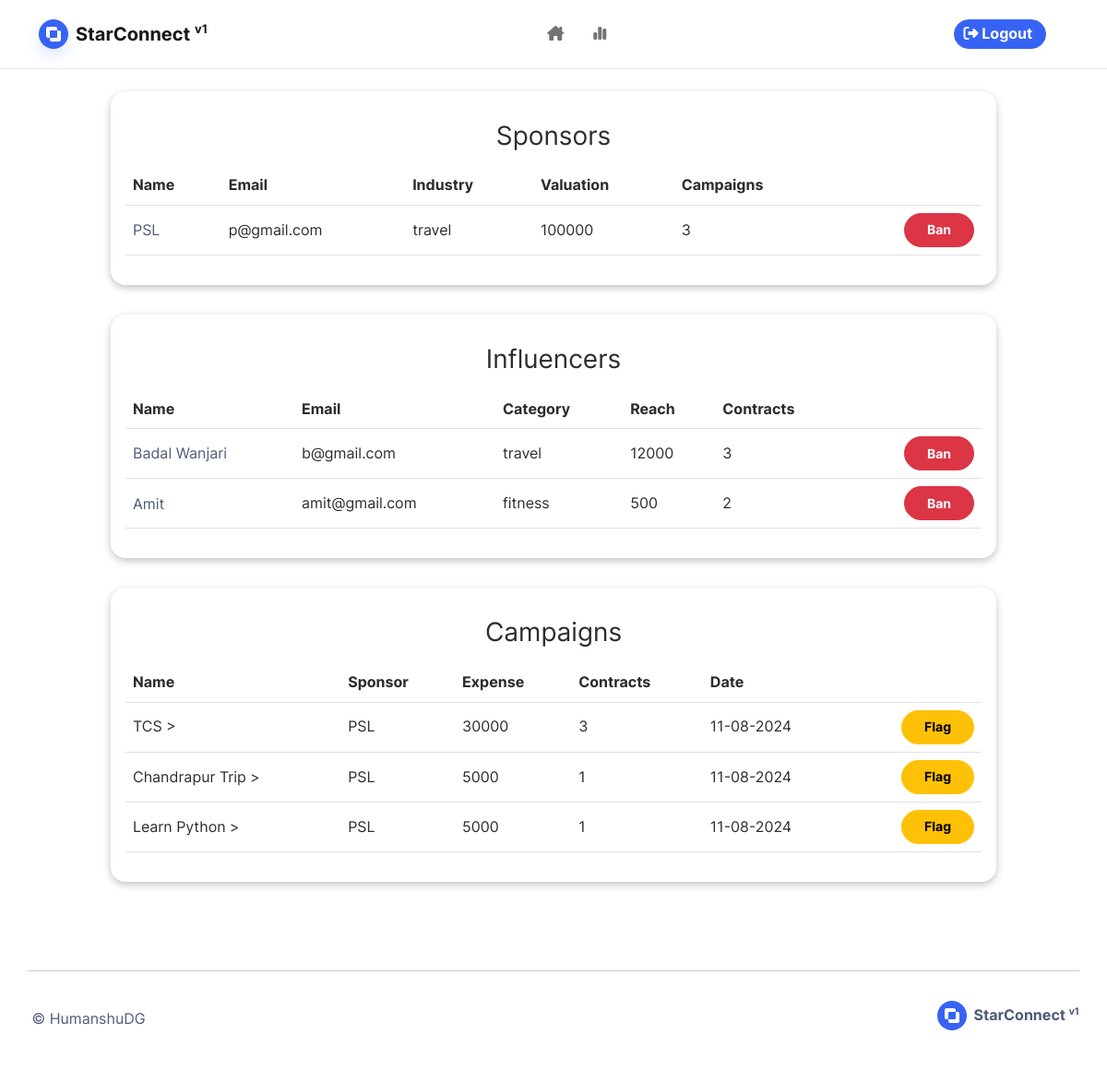
Page /admin (signed in) on the earlier database version.
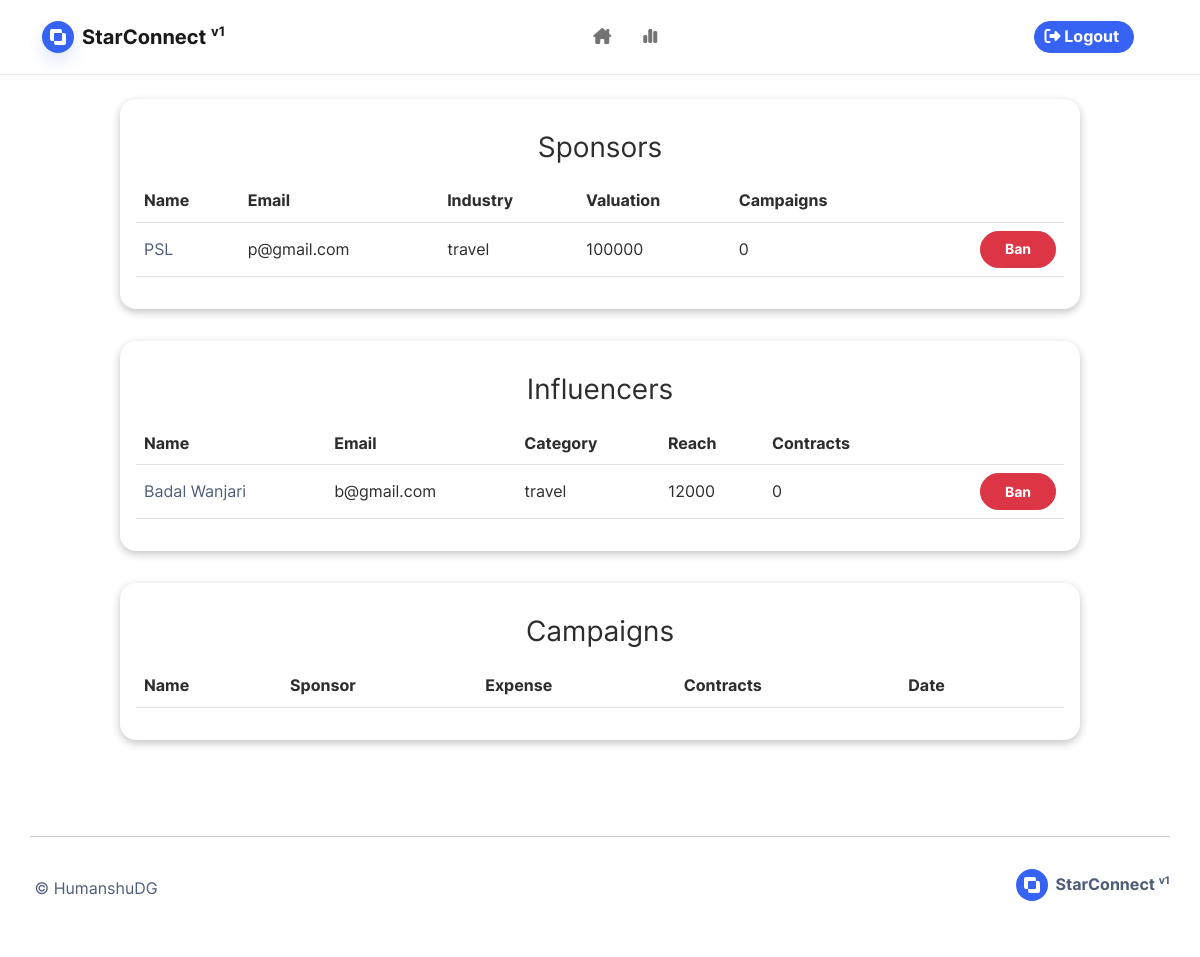
Same page on the later database version.
### base/models.py (models this page shows, shortened)
class Sponsor(db.Model):
    id = db.Column(db.Integer, primary_key=True)
    user_id = db.Column(db.Integer, db.ForeignKey('user.id'), unique=True)
    sponsor_name = db.Column(db.String(100), nullable=False)
    industry = db.Column(db.String(100))
    market_valuation = db.Column(db.Integer())
    bio = db.Column(db.Text(), nullable=True)
    website = db.Column(db.String(50), default="-")
    image_file = db.Column(db.String(50), nullable=False, default='default-sponsor.jpg')
    sponsor_campaigns = db.relationship('Campaign', backref='sponsor_campaigns', uselist=True)
    sponsor_contracts = db.relationship('Contract', backref="sponsor_contracts", uselist=True)

class Influencer(db.Model):
    id = db.Column(db.Integer, primary_key=True)
    user_id = db.Column(db.Integer, db.ForeignKey('user.id'), unique=True)
    influencer_name = db.Column(db.String(100), nullable=False)
    category = db.Column(db.String(100), nullable=False)
    niche = db.Column(db.String(100), nullable=False)
    reach = db.Column(db.Integer, nullable=False)
    profile_url = db.Column(db.String(100), nullable=True)
    image_file = db.Column(db.String(50), nullable=False, default='default.jpg')
    bio = db.Column(db.Text(), nullable=True)
    campaign_requests = db.relationship('CampaignRequest', backref='campaign_requests', uselist=True)
    campaign_contracts = db.relationship('Contract', backref='campaign_contracts', uselist=True)

class Campaign(db.Model):
    id = db.Column(db.Integer, primary_key=True, autoincrement=True)
    sponsor_id = db.Column(db.Integer, db.ForeignKey('sponsor.id'))
    title = db.Column(db.String(150), nullable=False)
    description = db.Column(db.Text(), nullable=False)
    budget = db.Column(db.Integer, nullable=False)
    target_audience = db.Column(db.String(20))
    category = db.Column(db.String(20))
    start_date = db.Column(db.Date(), nullable=False)
    end_date = db.Column(db.Date(), nullable=False)
    image_file = db.Column(db.String(50), nullable=False, default='default.jpg')
    is_disabled = db.Column(db.Boolean, default=True)
    is_deleted = db.Column(db.Boolean, default=False)
    is_flagged = db.Column(db.Boolean, default=False)
    date_posted = db.Column(db.DateTime, nullable=False, default=datetime.now())
    influencer_requests = db.relationship('CampaignRequest', backref='influencer_requests', uselist=True)
    influencer_contracts = db.relationship('Contract', backref='influencer_contracts', uselist=True)

### base/admin_routes.py (the view)
@app.route("/admin")
@role_required(Role.ADMIN.value)
def admin_home():
    sponsors = (
        Sponsor.query
        .join(User, Sponsor.user_id == User.id)
        .outerjoin(Sponsor.sponsor_campaigns)
        .add_columns(
            User.is_banned,
            User.email,
            Sponsor.sponsor_name,
            Sponsor.industry,
            Sponsor.market_valuation,
            Sponsor.user_id,
            func.count().filter(Sponsor.sponsor_campaigns).label("campaign_count")
        )
        .group_by(
            Sponsor.id,
        )
        .all()
    )
    influencers = (
            Influencer.query
            .join(User, Influencer.user_id == User.id)
            .outerjoin(Influencer.campaign_contracts)  # Ensure this matches the relationship name
            .add_columns(
                Influencer.user_id,
                Influencer.influencer_name,
                User.is_banned,
                User.email,
                Influencer.reach,
                func.count(Influencer.campaign_contracts).label("contract_count"),
                Influencer.category
            )
            .group_by(
                Influencer.user_id
            )
            .all()
        )
    campaigns = (
        Campaign.query
        .join(Sponsor, Campaign.sponsor_id == Sponsor.id)
        .outerjoin(Campaign.influencer_contracts)
        .add_columns(
            Campaign.id,
            Campaign.title,
            Campaign.date_posted,
            Campaign.budget,
            Campaign.is_flagged,
            Sponsor.sponsor_name,
            func.count(Campaign.influencer_contracts).label("influencer_count"),
            func.sum(Campaign.budget).label("expenditure")
        )
        .group_by(
            Campaign.id
        )
        .all()
    )
    return render_template('admin-pages/home.html',
                           sponsors=sponsors, \
                           influencers=influencers, \
                           campaigns=campaigns,
                          )

### base/models.py (called while the page is built)
@login_manager.user_loader
def load_user(user_id):
    return User.query.get(int(user_id))

### base/routes.py (called while the page is built)
def role_required(*roles):
    def decorator(f):
        @wraps(f)
        def decorated_function(*args, **kwargs):
            if not current_user.is_authenticated:
                flash("Please Register or Login!", "warning")
                return redirect(url_for('home'))
            if current_user.role not in roles:
                flash("You are not authorized!", "warning")
                return redirect(url_for('home'))
            return f(*args, **kwargs)
        return decorated_function
    return decorator

### base/templates/admin-pages/home.html (shortened to what the changed rows need)
{% extends 'base.html' %}
{% block blog %}
<div
    class="h-100 my-4 gap-4 row"
    style="
        width: 80%;
        display: grid;
        grid-template-columns: 1fr;
        margin-inline: auto;
        column-gap: 1rem;
        row-gap: 1rem;
        grid-auto-flow: row;
    "
>
    <div
        class="card mb-2 p-3 w-100"
        style="box-shadow: rgba(0, 0, 0, 0.24) 0px 3px 8px"
    >
        <table class="table table-hover w-100">
            <tr class="">
                <th>Name</th>
                <th>Email</th>
                <th>Industry</th>
                <th>Valuation</th>
                <th>Campaigns</th>
                <th></th>
            </tr>
            {% for sponsor in sponsors %}
            <tr class="col-md-12">
                <td>
                    <a href="{{ url_for('profile', id=sponsor.user_id) }}"
                        >{{sponsor.sponsor_name}}</a
                    >
                </td>
                <td>{{sponsor.email}}</td>
                <td>{{sponsor.industry}}</td>
                <td>{{sponsor.market_valuation}}</td>
                <td>{{sponsor.campaign_count}}</td>
                <td class="" style="text-align: right !important">
                    <a href="{{ url_for('ban_user', id=sponsor.user_id ) }}">
                        {% if sponsor.is_banned %}
                        <button class="btn btn-sm btn-success">Unban</button>
                        {% else %}
                        <button class="btn btn-sm btn-danger">Ban</button>
                        {% endif %}
                    </a>
                </td>
            </tr>
            {% endfor %}
        </table>
    </div>
    <div
        class="card mb-2 p-3 w-100"
        style="box-shadow: rgba(0, 0, 0, 0.24) 0px 3px 8px"
    >
        <table class="table table-hover w-100">
            <tr class="col-md-12">
                <th class="">Name</th>
                <th>Email</th>
                <th>Category</th>
                <th>Reach</th>
                <th>Contracts</th>
                <th></th>
            </tr>
            {% for influencer in influencers %}
            <tr class="col-md-12">
                <td class="">
                    <a href="{{ url_for('profile', id=influencer.user_id) }}"
                        >{{influencer.influencer_name}}</a
                    >
                </td>
                <td class="">{{influencer.email}}</td>
                <td class="">{{influencer.category}}</td>
                <td class="">{{influencer.reach}}</td>
                <td class="">{{influencer.contract_count}}</td>
                <td style="text-align: right !important">
                    <a href="{{ url_for('ban_user', id=influencer.user_id ) }}">
                        {% if influencer.is_banned %}
                        <button class="btn btn-sm btn-success">Unban</button>
                        {% else %}
                        <button class="btn btn-sm btn-danger">Ban</button>
                        {% endif %}
                    </a>
                </td>
            </tr>
            {% endfor %}
        </table>
    </div>
    <div
        class="card mb-2 p-3 w-100"
        style="box-shadow: rgba(0, 0, 0, 0.24) 0px 3px 8px"
    >
        <table class="table table-hover w-100 text-center">
            <tr class="col-md-12">
                <th>Name</th>
                <th>Sponsor</th>
                <th>Expense</th>
                <th>Contracts</th>
                <th>Date</th>
                <th></th>
            </tr>
            {% for campaign in campaigns %}
            <tr class="col-md-12">
                <td>{{campaign.title[0:15]}} ></td>
                <td>{{campaign.sponsor_name}}</td>
                <td>{{campaign.expenditure}}</td>
                <td>{{campaign.influencer_count}}</td>
                <td>{{campaign.date_posted.strftime('%d-%m-%Y')}}</td>
                <td style="text-align: right !important">
                    <a href="{{ url_for('flag_campaign', id=campaign.id) }}">
                        {% if campaign.is_flagged %}
                        <button class="btn btn-sm btn-success">Unflag</button>
                        {% else %}
                        <button class="btn btn-sm btn-warning">Flag</button>
                        {% endif %}
                    </a>
                </td>
            </tr>
            {% endfor %}
        </table>
    </div>
</div>
{% endblock %}

Differences in the rows shown:
removed Influencer: influencer_name "Amit", email "amit@gmail.com", category "fitness", reach "500", contract_count "2"
removed Campaign: title "TCS", sponsor_name "PSL", expenditure "30000", influencer_count "3", date_posted "11-08-2024"
removed Campaign: title "Chandrapur Trip", sponsor_name "PSL", expenditure "5000", influencer_count "1", date_posted "11-08-2024"
removed Campaign: title "Learn Python", sponsor_name "PSL", expenditure "5000", influencer_count "1", date_posted "11-08-2024"
computed for Sponsor "PSL": campaign_count "3" → "0"
computed for Influencer "Badal Wanjari": contract_count "3" → "0"
